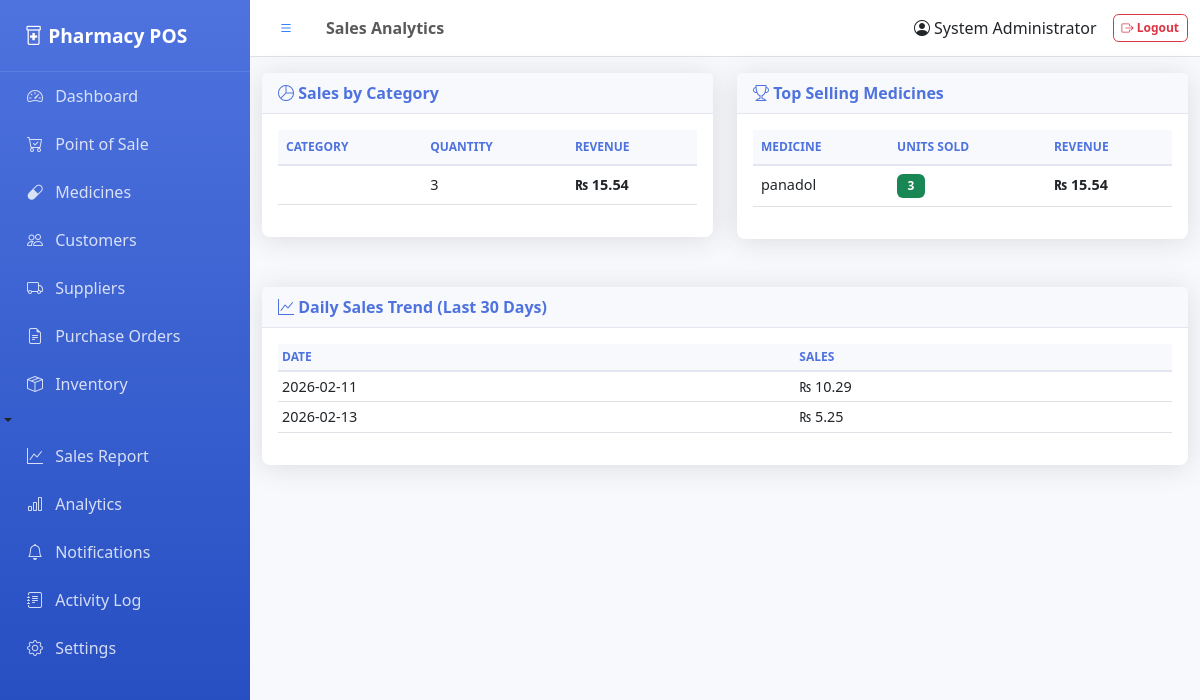
Screenshot of /analytics (signed in) with the database file from the repository.
### tables this page shows
CREATE TABLE medicine (
        id INTEGER PRIMARY KEY AUTOINCREMENT,
        name TEXT NOT NULL,
        generic_name TEXT,
        brand TEXT,
        category TEXT,
        supplier_id INTEGER,
        quantity INTEGER DEFAULT 0,
        reorder_level INTEGER DEFAULT 10,
        cost_price REAL,
        price REAL,
        expiry_date DATE,
        barcode TEXT UNIQUE,
        batch_number TEXT,
        rack_location TEXT,
        description TEXT,
        image_url TEXT,
        requires_prescription INTEGER DEFAULT 0,
        created_at TIMESTAMP DEFAULT CURRENT_TIMESTAMP,
        updated_at TIMESTAMP DEFAULT CURRENT_TIMESTAMP,
        FOREIGN KEY (supplier_id) REFERENCES suppliers(id)
    );

### app.py (the view)
@app.route('/analytics')
@login_required
def analytics():
    sales_by_category = query_db('''
        SELECT m.category, SUM(s.total_price) as total_sales, SUM(s.quantity) as total_quantity
        FROM sales s
        JOIN medicine m ON s.medicine_id = m.id
        WHERE m.category IS NOT NULL
        GROUP BY m.category
        ORDER BY total_sales DESC
    ''')
    top_medicines = query_db('''
        SELECT m.name, SUM(s.quantity) as total_sold, SUM(s.total_price) as revenue
        FROM sales s
        JOIN medicine m ON s.medicine_id = m.id
        GROUP BY s.medicine_id
        ORDER BY total_sold DESC
        LIMIT 10
    ''')
    daily_sales = query_db('''
        SELECT DATE(sale_date) as date, SUM(total_price) as total
        FROM sales
        WHERE sale_date >= date('now', '-30 days')
        GROUP BY DATE(sale_date)
        ORDER BY date
    ''')
    return render_template('analytics.html',
                         sales_by_category=sales_by_category,
                         top_medicines=top_medicines,
                         daily_sales=daily_sales)

### app.py (called while the page is built)
def get_db():
    conn = sqlite3.connect(DB)
    conn.row_factory = sqlite3.Row
    return conn

def query_db(query, args=(), one=False):
    conn = get_db()
    cur = conn.cursor()
    cur.execute(query, args)
    result = cur.fetchall()
    conn.commit()
    conn.close()
    return (result[0] if result else None) if one else result

def login_required(f):
    @wraps(f)
    def decorated_function(*args, **kwargs):
        if 'admin_id' not in session:
            flash('Please log in to access this page.', 'warning')
            return redirect(url_for('login'))
        return f(*args, **kwargs)
    return decorated_function

### templates/analytics.html (shortened to what this page needs)
{% extends 'base.html' %}
{% block page_title %}Sales Analytics{% endblock %}
{% block content %}
<div class="row">
    <div class="col-lg-6 mb-4">
        <div class="card">
            <div class="card-header"><i class="bi bi-pie-chart"></i> Sales by Category</div>
            <div class="card-body">
                <table class="table">
                    <thead><tr><th>Category</th><th>Quantity</th><th>Revenue</th></tr></thead>
                    <tbody>
                        {% for cat in sales_by_category %}
                        <tr><td>{{ cat.category }}</td><td>{{ cat.total_quantity }}</td><td><strong>₨ {{ "%.2f"|format(cat.total_sales) }}</strong></td></tr>
                        {% endfor %}
                    </tbody>
                </table>
            </div>
        </div>
    </div>
    <div class="col-lg-6 mb-4">
        <div class="card">
            <div class="card-header"><i class="bi bi-trophy"></i> Top Selling Medicines</div>
            <div class="card-body">
                <table class="table">
                    <thead><tr><th>Medicine</th><th>Units Sold</th><th>Revenue</th></tr></thead>
                    <tbody>
                        {% for med in top_medicines %}
                        <tr><td>{{ med.name }}</td><td><span class="badge bg-success">{{ med.total_sold }}</span></td><td><strong>₨ {{ "%.2f"|format(med.revenue) }}</strong></td></tr>
                        {% endfor %}
                    </tbody>
                </table>
            </div>
        </div>
    </div>
</div>
<div class="card">
    <div class="card-header"><i class="bi bi-graph-up"></i> Daily Sales Trend (Last 30 Days)</div>
    <div class="card-body">
        <table class="table table-sm">
            <thead><tr><th>Date</th><th>Sales</th></tr></thead>
            <tbody>
                {% for day in daily_sales %}
                <tr><td>{{ day.date }}</td><td>₨ {{ "%.2f"|format(day.total) }}</td></tr>
                {% endfor %}
            </tbody>
        </table>
    </div>
</div>
{% endblock %}

### static/css/style.css (style rules this page uses)
:root { --primary-color: #4e73df; --secondary-color: #858796; --success-color: #1cc88a; --danger-color: #e74a3b; --warning-color: #f6c23e; --info-color: #36b9cc; --sidebar-width: 250px; }
body { font-family: 'Segoe UI', Tahoma, Geneva, Verdana, sans-serif; background-color: #f8f9fc; }
.card { border: none; border-radius: 0.5rem; box-shadow: 0 0.15rem 1.75rem 0 rgba(58, 59, 69, 0.15); margin-bottom: 1.5rem; }
.card-header { background-color: #f8f9fc; border-bottom: 1px solid #e3e6f0; font-weight: 600; color: var(--primary-color); }
.table { font-size: 0.9rem; }
.table thead th { background-color: #f8f9fc; border-bottom: 2px solid #e3e6f0; font-weight: 600; color: var(--primary-color); text-transform: uppercase; font-size: 0.75rem; }
.badge { padding: 0.35rem 0.65rem; font-size: 0.75rem; font-weight: 600; }

### rows the page displays
medicine: name "panadol", total_sold "3", revenue "15.54"

### other values shown
{{ session.full_name or session.admin }} "System Administrator"
{{ cat.total_quantity }} "3"
{{ "%.2f"|format(cat.total_sales) }} "15.54"
{{ day.date }} "2026-02-11" "2026-02-13"
{{ "%.2f"|format(day.total) }} "10.29" "5.25"
